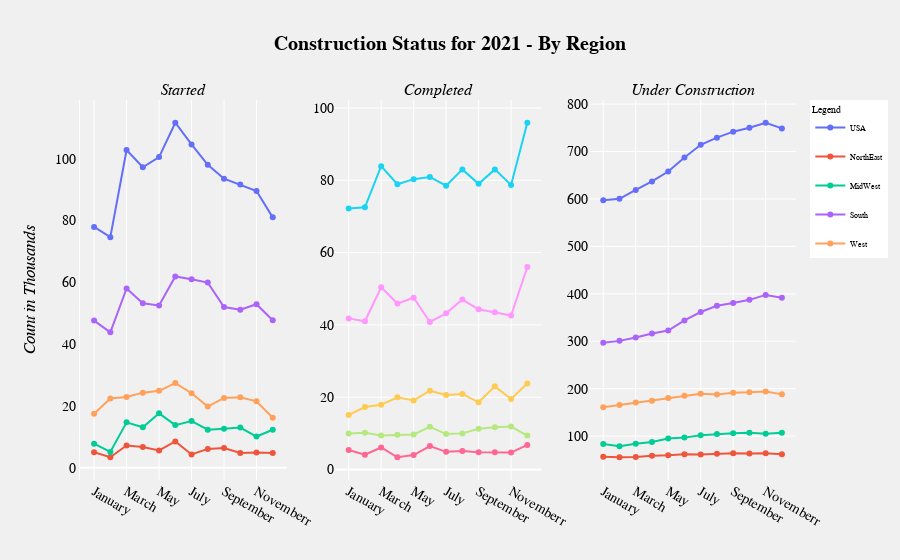

Notebook cell for this chart:
### Code cell
fig6 = make_subplots(rows=1, cols=3, subplot_titles=("<i>Started<i>", "<i>Completed<i>", "<i>Under Construction<i>"))
fig6.add_trace(go.Scatter(x = started.Period, y = started.USA, name = 'USA', legendgroup='1'),row=1, col=1,)
fig6.add_trace(go.Scatter(x = started.Period, y = started.NorthEast, name  = 'NorthEast', legendgroup='2' ),row=1, col=1)
fig6.add_trace(go.Scatter(x = started.Period, y = started.Midwest, name = 'MidWest', legendgroup='3' ),row=1, col=1)
fig6.add_trace(go.Scatter(x = started.Period, y = started.South , name = 'South', legendgroup='4'),row=1, col=1)
fig6.add_trace(go.Scatter(x = started.Period, y = started.West , name = 'West', legendgroup='5'),row=1, col=1)



fig6.add_trace(go.Scatter(x = completed.Period, y = completed.USA, name = 'USA' , showlegend=False,legendgroup='1',),row=1, col=2,)
fig6.add_trace(go.Scatter(x = completed.Period, y = completed.NorthEast, name  = 'NorthEast', showlegend=False,legendgroup='2' ),row=1, col=2)
fig6.add_trace(go.Scatter(x = completed.Period, y = completed.Midwest, name = 'MidWest', showlegend=False,legendgroup='3' ),row=1, col=2)
fig6.add_trace(go.Scatter(x = completed.Period, y = completed.South , name = 'South', showlegend=False,legendgroup='4'),row=1, col=2)
fig6.add_trace(go.Scatter(x = completed.Period, y = completed.West , name = 'West', showlegend=False,legendgroup='5'),row=1, col=2)


fig6.add_trace(go.Scatter(x = under_construction.Period, y = under_construction.USA, name = 'USA', showlegend=False,legendgroup='1' ),row=1, col=3,)
fig6.add_trace(go.Scatter(x = under_construction.Period, y = under_construction.NorthEast, name  = 'NorthEast', showlegend=False,legendgroup='2' ),row=1, col=3)
fig6.add_trace(go.Scatter(x = under_construction.Period, y = under_construction.Midwest, name = 'MidWest', showlegend=False,legendgroup='3' ),row=1, col=3)
fig6.add_trace(go.Scatter(x = under_construction.Period, y = under_construction.South , name = 'South', showlegend=False,legendgroup='4'),row=1, col=3)
fig6.add_trace(go.Scatter(x = under_construction.Period, y = under_construction.West , name = 'West', showlegend=False,legendgroup='5'),row=1, col=3)






fig6.update_layout(title = 'Construction Status for 2021 - By Region',
                  paper_bgcolor = 'rgb(240, 240, 240)',
                  plot_bgcolor = 'rgb(240, 240, 240)',
                title_text = '<b>Construction Status for 2021 - By Region<b>',
                   
                  title_x = 0.5,
                   
                  
                  yaxis_title = '<i>Count in Thousands<i>',
                  
                  
                  font = dict(family = 'verdana',
                             size = 14,
                             color = 'black',
                             ),
                  yaxis_showgrid = False,
                  yaxis_linecolor = 'white',
                  legend = dict(bgcolor ='white',
                                title = 'Legend',
                                font = dict(color = 'black',size = 8)
                               ),
                 
                  clickmode = 'select',
                  dragmode = 'drawline',
                  transition = dict(duration = 1000,
                                   easing = 'bounce-in',
                                   ordering = 'traces first'))

### Figure 1 — Plotly figure (JSON) as saved in the notebook; plotly's stock layout.template omitted (floating-point values rounded to 4 significant figures)
{"data": [{"legendgroup": "1", "name": "USA", "type": "scatter", "x": ["January", "February", "March", "April", "May", "June", "July", "August", "September", "Octoberr", "Novemberr", "Decemberp"], "xaxis": "x", "y": [77.9, 74.6, 102.8, 97.2, 100.5, 111.6, 104.6, 98, 93.5, 91.6, 89.5, 81], "yaxis": "y"}, {"legendgroup": "2", "name": "NorthEast", "type": "scatter", "x": ["January", "February", "March", "April", "May", "June", "July", "August", "September", "Octoberr", "Novemberr", "Decemberp"], "xaxis": "x", "y": [5, 3.4, 7.2, 6.7, 5.6, 8.5, 4.3, 6.1, 6.4, 4.8, 4.9, 4.8], "yaxis": "y"}, {"legendgroup": "3", "name": "MidWest", "type": "scatter", "x": ["January", "February", "March", "April", "May", "June", "July", "August", "September", "Octoberr", "Novemberr", "Decemberp"], "xaxis": "x", "y": [7.8, 5.1, 14.7, 13.1, 17.6, 13.8, 15.1, 12.3, 12.6, 13, 10.1, 12.3], "yaxis": "y"}, {"legendgroup": "4", "name": "South", "type": "scatter", "x": ["January", "February", "March", "April", "May", "June", "July", "August", "September", "Octoberr", "Novemberr", "Decemberp"], "xaxis": "x", "y": [47.6, 43.8, 58, 53.2, 52.5, 61.9, 61, 59.9, 52, 51.1, 52.9, 47.7], "yaxis": "y"}, {"legendgroup": "5", "name": "West", "type": "scatter", "x": ["January", "February", "March", "April", "May", "June", "July", "August", "September", "Octoberr", "Novemberr", "Decemberp"], "xaxis": "x", "y": [17.5, 22.4, 22.9, 24.3, 24.9, 27.4, 24.1, 19.8, 22.6, 22.8, 21.5, 16.2], "yaxis": "y"}, {"legendgroup": "1", "name": "USA", "showlegend": false, "type": "scatter", "x": ["January", "February", "March", "April", "May", "June", "July", "August", "September", "Octoberr", "Novemberr", "Decemberp"], "xaxis": "x2", "y": [72.2, 72.5, 83.9, 78.9, 80.3, 80.9, 78.5, 83, 79, 83, 78.7, 95.9], "yaxis": "y2"}, {"legendgroup": "2", "name": "NorthEast", "showlegend": false, "type": "scatter", "x": ["January", "February", "March", "April", "May", "June", "July", "August", "September", "Octoberr", "Novemberr", "Decemberp"], "xaxis": "x2", "y": [5.4, 4.1, 6.1, 3.4, 4, 6.5, 4.9, 5.1, 4.8, 4.8, 4.7, 6.8], "yaxis": "y2"}, {"legendgroup": "3", "name": "MidWest", "showlegend": false, "type": "scatter", "x": ["January", "February", "March", "April", "May", "June", "July", "August", "September", "Octoberr", "Novemberr", "Decemberp"], "xaxis": "x2", "y": [10, 10.2, 9.4, 9.6, 9.7, 11.8, 9.8, 10, 11.3, 11.7, 11.9, 9.4], "yaxis": "y2"}, {"legendgroup": "4", "name": "South", "showlegend": false, "type": "scatter", "x": ["January", "February", "March", "April", "May", "June", "July", "August", "September", "Octoberr", "Novemberr", "Decemberp"], "xaxis": "x2", "y": [41.8, 41, 50.4, 45.9, 47.5, 40.8, 43.2, 47, 44.3, 43.5, 42.6, 56], "yaxis": "y2"}, {"legendgroup": "5", "name": "West", "showlegend": false, "type": "scatter", "x": ["January", "February", "March", "April", "May", "June", "July", "August", "September", "Octoberr", "Novemberr", "Decemberp"], "xaxis": "x2", "y": [15.1, 17.3, 17.9, 20, 19.1, 21.8, 20.6, 20.9, 18.6, 23, 19.5, 23.8], "yaxis": "y2"}, {"legendgroup": "1", "name": "USA", "showlegend": false, "type": "scatter", "x": ["January", "February", "March", "April", "May", "June", "July", "August", "September", "Octoberr", "Novemberr", "Decemberp"], "xaxis": "x3", "y": [597.3, 600.4, 619, 636.9, 657.9, 687.6, 714.2, 729.3, 741.9, 750, 760.7, 748.8], "yaxis": "y3"}, {"legendgroup": "2", "name": "NorthEast", "showlegend": false, "type": "scatter", "x": ["January", "February", "March", "April", "May", "June", "July", "August", "September", "Octoberr", "Novemberr", "Decemberp"], "xaxis": "x3", "y": [56.6, 55.4, 56.1, 58.8, 59.8, 61.9, 61.2, 62.7, 63.8, 63.5, 64, 61.8], "yaxis": "y3"}, {"legendgroup": "3", "name": "MidWest", "showlegend": false, "type": "scatter", "x": ["January", "February", "March", "April", "May", "June", "July", "August", "September", "Octoberr", "Novemberr", "Decemberp"], "xaxis": "x3", "y": [83.5, 78.6, 84.1, 87.4, 95.1, 96.8, 101.9, 104.2, 105.8, 106.8, 104.9, 107], "yaxis": "y3"}, {"legendgroup": "4", "name": "South", "showlegend": false, "type": "scatter", "x": ["January", "February", "March", "April", "May", "June", "July", "August", "September", "Octoberr", "Novemberr", "Decemberp"], "xaxis": "x3", "y": [296.6, 300.8, 307.9, 316.2, 322.7, 343.9, 361.6, 374.7, 380.7, 387.3, 397.7, 391.9], "yaxis": "y3"}, {"legendgroup": "5", "name": "West", "showlegend": false, "type": "scatter", "x": ["January", "February", "March", "April", "May", "June", "July", "August", "September", "Octoberr", "Novemberr", "Decemberp"], "xaxis": "x3", "y": [160.6, 165.6, 170.9, 174.5, 180.4, 185.1, 189.5, 187.7, 191.6, 192.4, 194.1, 188], "yaxis": "y3"}], "layout": {"annotations": [{"font": {"size": 16}, "showarrow": false, "text": "<i>Started<i>", "x": 0.1444, "xanchor": "center", "xref": "paper", "y": 1, "yanchor": "bottom", "yref": "paper"}, {"font": {"size": 16}, "showarrow": false, "text": "<i>Completed<i>", "x": 0.5, "xanchor": "center", "xref": "paper", "y": 1, "yanchor": "bottom", "yref": "paper"}, {"font": {"size": 16}, "showarrow": false, "text": "<i>Under Construction<i>", "x": 0.8556, "xanchor": "center", "xref": "paper", "y": 1, "yanchor": "bottom", "yref": "paper"}], "clickmode": "select", "dragmode": "drawline", "font": {"color": "black", "family": "verdana", "size": 14}, "legend": {"bgcolor": "white", "font": {"color": "black", "size": 8}, "title": {"text": "Legend"}}, "paper_bgcolor": "rgb(240, 240, 240)", "plot_bgcolor": "rgb(240, 240, 240)", "title": {"text": "<b>Construction Status for 2021 - By Region<b>", "x": 0.5}, "transition": {"duration": 1000, "easing": "bounce-in", "ordering": "traces first"}, "xaxis": {"anchor": "y", "domain": [0, 0.2889]}, "xaxis2": {"anchor": "y2", "domain": [0.3556, 0.6444]}, "xaxis3": {"anchor": "y3", "domain": [0.7111, 1]}, "yaxis": {"anchor": "x", "domain": [0, 1], "linecolor": "white", "showgrid": false, "title": {"text": "<i>Count in Thousands<i>"}}, "yaxis2": {"anchor": "x2", "domain": [0, 1]}, "yaxis3": {"anchor": "x3", "domain": [0, 1]}}}
